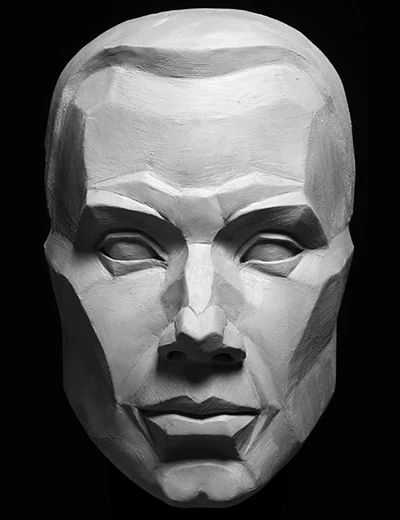
#> input picture img/sample_image.png, 400 x 520 px
$ jupyter execute figures.ipynb
#> lines starting #> are read from the running program, lines starting #| are printed output that depends on the picture
[cell 1]
import numpy as np
import matplotlib.pyplot as plt
import cv2 as cv
import matplotlib.patches as ptch
from matplotlib import gridspec

[cell 2]
# obrazok - maticova vs mnozinova reprezentacia sedotonoveho obrazka
fig = plt.figure(figsize=(36,18))
gs = gridspec.GridSpec(1, 2, width_ratios=[1.2,3])

ax0 = fig.add_subplot(gs[0], aspect='equal')
ax0.set_xticks([])
ax0.set_yticks([])

sample_image = cv.imread("img/sample_image.png", cv.IMREAD_GRAYSCALE)
#> sample_image: shape (520, 400); min 0, max 255, mean 86.3
sample_image = cv.resize(sample_image, (20,26))
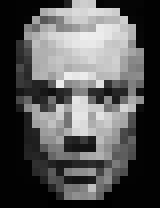
#> sample_image: shape (26, 20) (shown 8 times larger); min 0, max 239, mean 86.9
sample_image = cv.flip(sample_image, 0)
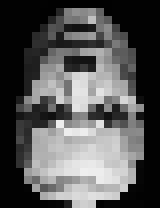
#> sample_image: shape (26, 20) (shown 8 times larger); min 0, max 239, mean 86.9
h,w = sample_image.shape
#> h = 26; w = 20
plt.setp(ax0, xlim=(0,w), ylim=(0,h))

for x_pos in range(w+1):
    ax0.axvline(x_pos, color="black", lw=0.2, alpha=0.5)
for y_pos in range(h+1):
    ax0.axhline(y_pos, color="black", lw=0.2, alpha=0.5)

for x in range(w):
    for y in range(h):
        ax0.add_patch(ptch.Rectangle([x,y],1,1, fc=[sample_image[y,x]/255]*3, ec=None))
        ax0.text(x+0.5, y+0.5, str(sample_image[y,x]), ha='center', va='center', fontsize=15,
                 color="white" if sample_image[y,x]<128 else "black")

ax1 = fig.add_subplot(gs[1], projection='3d')
filled_arr = np.zeros((w,h,256))
colors = np.zeros((w,h,256,3))
for x in range(w):
    for y in range(h):
        for z in range(256):
            filled_arr[x,y,z] = z <= sample_image[y,x]
            colors[x,y,z] = [sample_image[y,x]/255]*3
ax1.voxels(filled_arr, facecolors=colors, antialiased=False)
ax1.set_axis_off()
plt.tight_layout()
plt.show()
